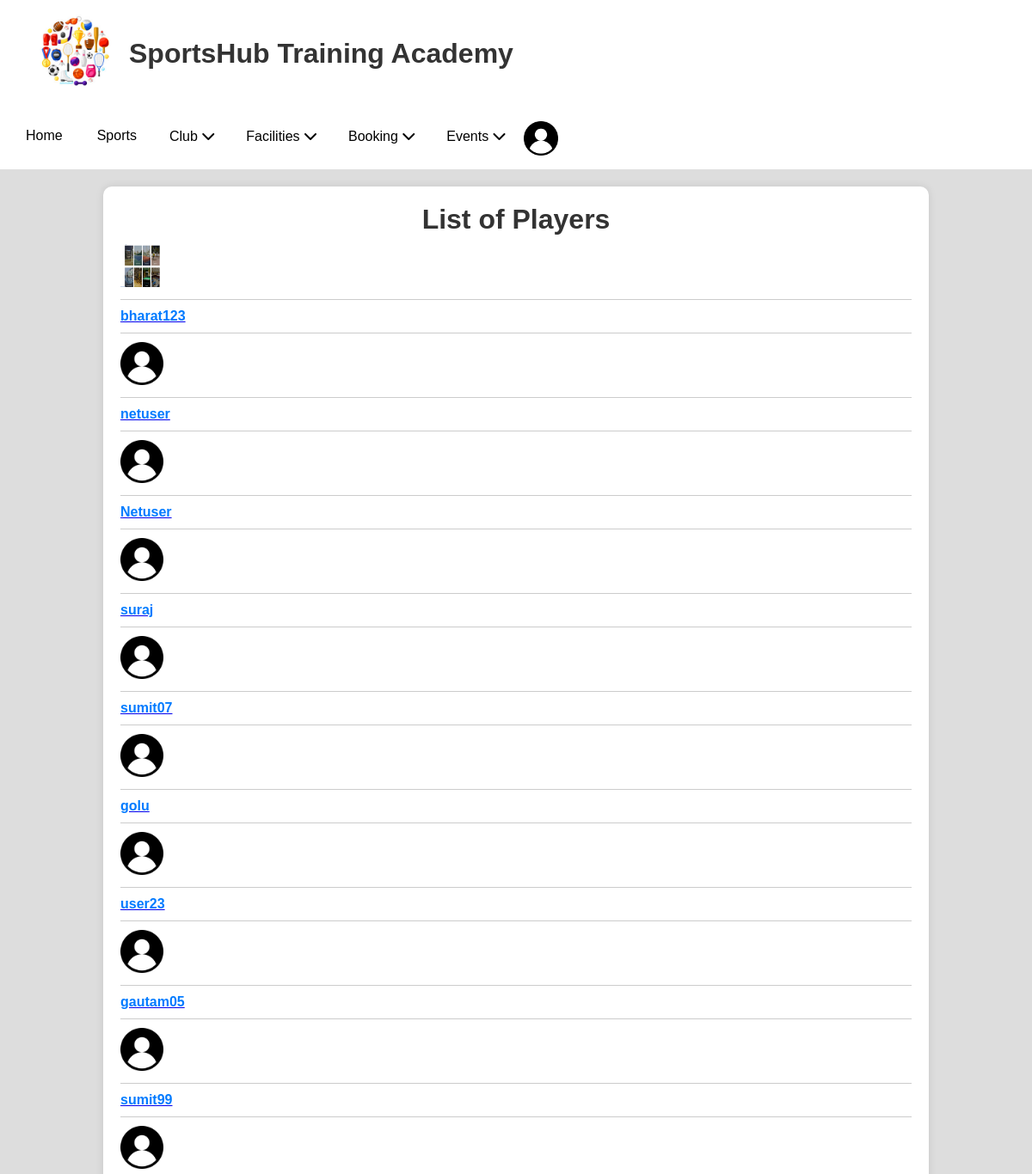
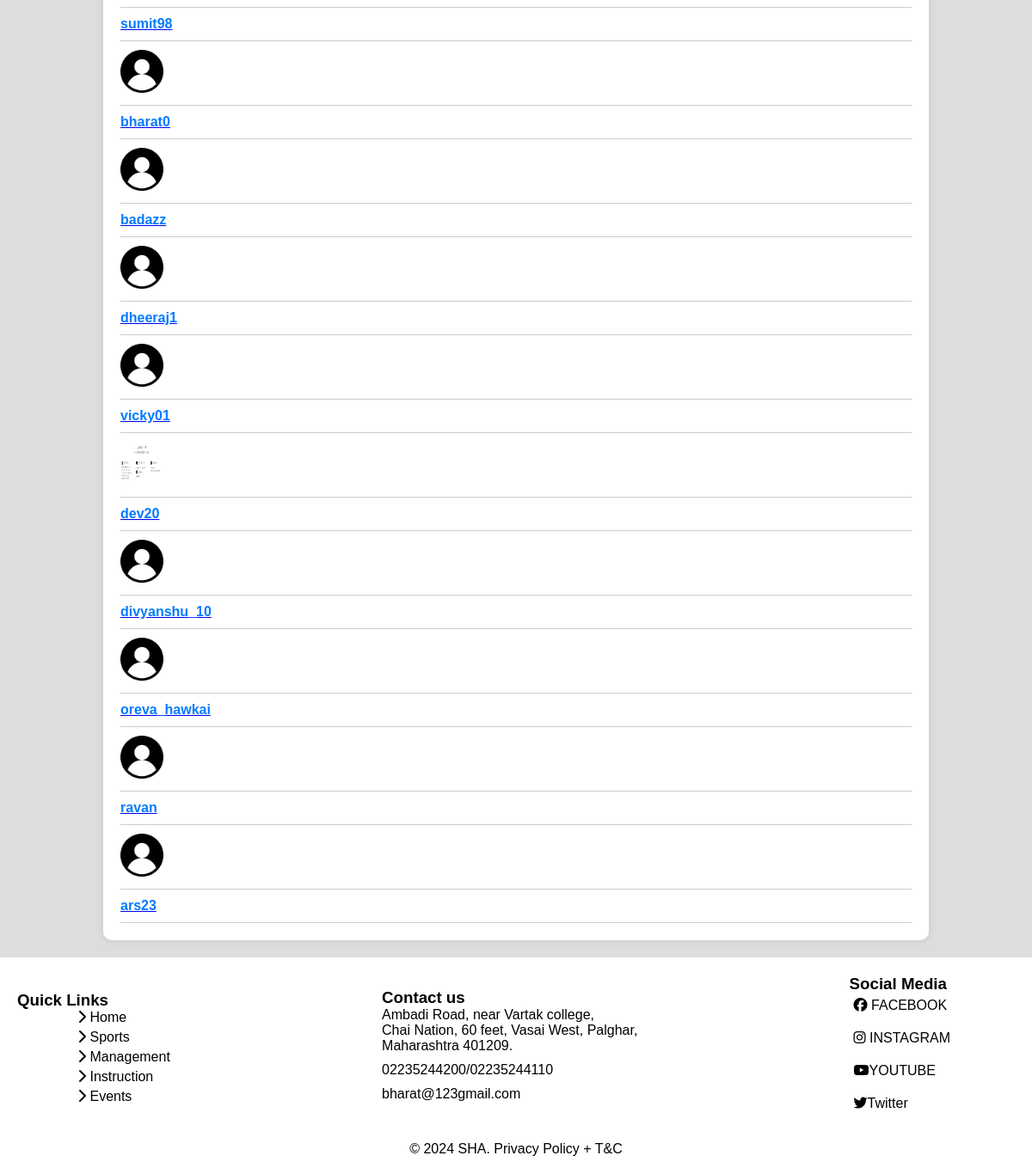
/plstat/, run on the app's committed database (2 pictures, top to bottom).
### sports/models.py (models this page shows)
class Profile(models.Model):
    user = models.ForeignKey( User , on_delete=models.CASCADE)
    user_type = models.CharField(max_length = 100, blank = True, null = True , default = "player")
    image = models.ImageField(upload_to='dps',default='user.png',blank=True,null=True)
    date_of_birth = models.DateField(blank=True,null=True)
    COACH_CHOICES = [
        ('cricket', 'Cricket_coach'),
        ('football', 'Football_coach'),
        ('goalkeeping_coach', 'Goalkeeping Coach'),
        ('fitness_coach', 'Fitness Coach'),
    ]
    coach_type = models.CharField(max_length=20, choices=COACH_CHOICES, blank=True, null=True)
    def __str__(self):
        return self.user.username

### sports/views.py (the view)
# urls.py: path('plstat/', views.playerstats  ),
def playerstats(request):
    profiles = Profile.objects.filter(user_type = "player")
    print(profiles)
    return render(request , "playerstats.html", {'profiles': profiles})

### templates/playerstats.html (shortened to what this page needs)
{% extends "base.html" %}
{% load static %}
{% block content %}
<div class="container">
    <h1>List of Players</h1>
    {% for profile in profiles %}
    <ul><li>
        <a href="/plprofile?id={{profile.user.id}}">
        <img src="{{profile.image.url}}" alt="Profile Image" width="50" height="50">
        <li><span class="username">{{profile.user.username}}</span>
        </a> </li>
    </ul>
    {% endfor %}
</div>
{% endblock %}

### templates/base.html (shortened to what this page needs)
{% load static %}
<!DOCTYPE html>
<html lang="en">
<head>
  <link rel="stylesheet" href="https://cdnjs.cloudflare.com/ajax/libs/font-awesome/6.5.1/css/all.min.css"
 />
  <link rel="stylesheet" type="text/css" href="{% static 'style.css' %}">
</head>
<body>
  <header class="too">
    <div class="logo-container">
      <center><img src="{% static 'images/logo.jpg' %}" alt="myimage" style="height: 100px;" class="sport"></center>
      <center>
        <h1 class="head" style="margin-left: 40px;"> SportsHub Training Academy</h1>
      </center>
    </div>
  </header>
    <div class="navbar">
      <a href="/">Home</a>
      <a href="{% url 'sports' %}"> Sports</a>
      <div class="dropdown">
        <button class="dropbtn"> Club
          <i class="fa fa-chevron-down" aria-hidden="true"></i>
        </button>
      </div>
      <div class="dropdown">
        <button class="dropbtn"> Facilities
          <i class="fa fa-chevron-down" aria-hidden="true"></i>
        </button>
      </div>
      <div class="dropdown">
        <button class="dropbtn"> Booking
          <i class="fa fa-chevron-down" aria-hidden="true"></i>
        </button>
      </div>
      <div class="dropdown">
        <button class="dropbtn"> Events
          <i class="fa fa-chevron-down" aria-hidden="true"></i>
        </button>
      </div>
    <div class="dropdown">
      <img src="{% static 'images/user.png' %}" alt="user" class="logo2">
    </div>
    </div>
  {% block content %}
  {% endblock %}
  <footer >
    <div class="footer-content" >
      <div class="quick-links">
        <h3> Quick Links</h3>
        <a href="/"> <i class="fa fa-chevron-right"></i> Home</a>
        <a href="/sport"><i class="fa fa-chevron-right"></i> Sports</a>
        <a href="/management"><i class="fa fa-chevron-right"></i> Management</a>
        <a href="/inst"> <i class="fa fa-chevron-right"></i> Instruction</a>
        <a href="/event"><i class="fa fa-chevron-right"> </i> Events</a>
      </div>
      <div class="contact-info">
        <h3>Contact us</h3>
        <p>Ambadi Road, near Vartak college,<br>
          Chai Nation, 60 feet, Vasai West, Palghar,<br>
          Maharashtra 401209.</p>
        <p>02235244200/02235244110</p>
        <p><a href="mailto:mail@gsc.in">bharat@123gmail.com</a></p>
      </div>
      <div class="social-networking">
        <h3> Social Media</h3>
        <a href="#" class="facebook"><i class="fa-brands fa-facebook"></i> FACEBOOK</a>
        <a href="#" class="instagram"><i class="fa-brands fa-instagram"></i> INSTAGRAM</a>
        <a href="#" class="youtube"><i class="fa-brands fa-youtube"></i>YOUTUBE</a>
        <a href="#" class="youtube"><i class="fa-brands fa-twitter"></i>Twitter</a>
      </div>
    </div>
    <div class="footer-bottom">
      <p>&copy; 2024 SHA. Privacy Policy + T&C</p>
    </div>
  </footer>
</body>
</html>

### static/style.css (style rules this page uses)
* { margin: 0; padding: 0; box-sizing: border-box; }
body { background-color: #ddd; min-height: 100vh; flex-direction: column; display: flex; font-family: 'Montserrat', sans-serif; }
.logo-container { margin: 0; display: flex; justify-content: space-between; align-items: center; }
.sport { margin-left: 27% ; }
.too { color: black; background-color: white; font-family: 'Montserrat', sans-serif; padding: 10px; display: flex; align-items: center; justify-content: space-between; }
.navbar { overflow: hidden; background-color: white; font-family: Verdana, Geneva, Tahoma, sans-serif; padding: 10px; }
.navbar a { float: left; font-size: 16px; color: black; text-align: right; padding: 15px 20px; text-decoration: none; }
.dropdown { float: left; overflow: hidden; padding: 2px; }
.dropdown .dropbtn { font-size: 16px; border: none; outline: none; color: black; padding: 14px 16px; background-color: inherit; font-family: inherit; margin: 0; }
.logo2 { height: 40px; margin-top: 5px; justify-content: right; }
footer { font-family: 'Montserrat', sans-serif; background-color: #fff; color: black; padding: 20px; }
.footer-content { display: flex; justify-content: space-between; align-items: center; flex-wrap: wrap; }
.quick-links a { display: block; color: black; text-decoration: none; margin-left: 70px; margin-bottom: 5px; }
.contact-info p { color: black; margin-bottom: 10px; }
.contact-info a { color: black; text-decoration: none; }
.social-networking a { color: black; display: block; text-decoration: none; margin-right: 70px; margin-bottom: 10px; padding: 5px; border-radius: 5px; }
.footer-bottom { text-align: center; margin-top: 20px; color: black; }

### templates/playerstats.html (style rules this page uses)
.container { width: 80%; margin: 20px auto; background-color: #fff; border-radius: 10px; box-shadow: 0 0 10px rgba(0, 0, 0, 0.1); padding: 20px; }
h1 { text-align: center; color: #333; }
ul { list-style-type: none; padding: 0; }
li { padding: 10px 0; border-bottom: 1px solid #ccc; }
.username { font-weight: bold; color: #007bff; }

### data on the page
Profile: image (picture), user.username "bharat123"
Profile: image (placeholder picture), user.username "netuser"
Profile: image (placeholder picture), user.username "Netuser"
Profile: image (placeholder picture), user.username "suraj"
Profile: image (placeholder picture), user.username "sumit07"
Profile: image (placeholder picture), user.username "golu"
Profile: image (placeholder picture), user.username "user23"
Profile: image (placeholder picture), user.username "gautam05"
Profile: image (placeholder picture), user.username "sumit99"
Profile: image (placeholder picture), user.username "sumit98"
Profile: image (placeholder picture), user.username "bharat0"
Profile: image (placeholder picture), user.username "badazz"
Profile: image (placeholder picture), user.username "dheeraj1"
Profile: image (placeholder picture), user.username "vicky01"
Profile: image (picture), user.username "dev20"
Profile: image (placeholder picture), user.username "divyanshu_10"
Profile: image (placeholder picture), user.username "oreva_hawkai"
Profile: image (placeholder picture), user.username "ravan"
Profile: image (placeholder picture), user.username "ars23"
